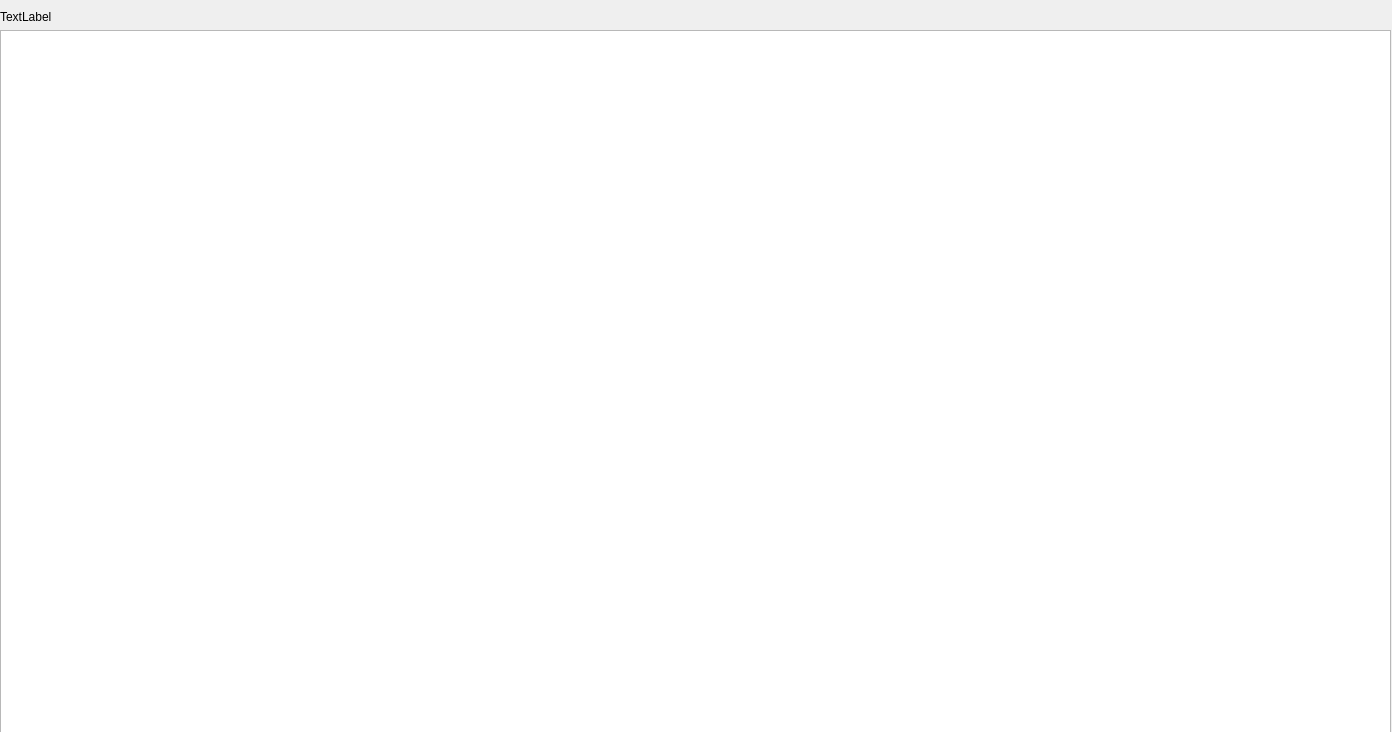
<?xml version="1.0" encoding="UTF-8"?>
<ui version="4.0">
 <class>Form</class>
 <widget class="QWidget" name="Form">
  <property name="geometry">
   <rect>
    <x>0</x>
    <y>0</y>
    <width>1392</width>
    <height>732</height>
   </rect>
  </property>
  <property name="windowTitle">
   <string>Form</string>
  </property>
  <widget class="QWidget" name="verticalLayoutWidget">
   <property name="geometry">
    <rect>
     <x>0</x>
     <y>10</y>
     <width>1391</width>
     <height>791</height>
    </rect>
   </property>
   <layout class="QVBoxLayout" name="verticalLayout">
    <item>
     <widget class="QLabel" name="label">
      <property name="text">
       <string>TextLabel</string>
      </property>
     </widget>
    </item>
    <item>
     <widget class="QTableView" name="tableView"/>
    </item>
   </layout>
  </widget>
 </widget>
 <resources/>
 <connections/>
</ui>
